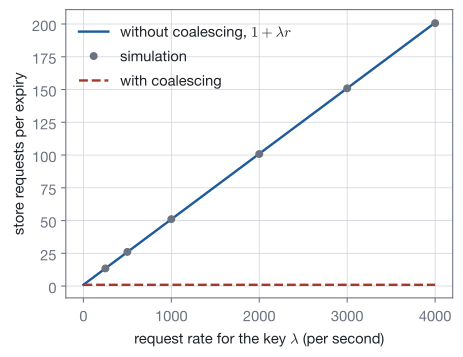

The Python source for this figure:
"""Store requests caused by one expiry of a key against its request rate, for a regeneration time of 50 ms: without
coalescing, the formula 1 + lambda r and seeded simulations of Poisson arrivals; with coalescing, one."""
import os
import sys

sys.path.insert(0, os.path.join(os.path.dirname(os.path.abspath(__file__)), "..", "..", "..", "_filters"))
from figstyle import *  # noqa: E402,F403

import numpy as np  # noqa: E402

r = 0.05
rng = np.random.default_rng(3)
lam = np.linspace(0, 4000, 200)
fig, ax = plt.subplots(figsize=(5.2, 3.9))
ax.plot(lam, 1 + lam * r, color=ACCENT, lw=1.8, label=r"without coalescing, $1 + \lambda r$")
pts = [250, 500, 1000, 2000, 3000, 4000]
ax.plot(pts, [1 + rng.poisson(x * r, 5000).mean() for x in pts], "o", color=MUTED, ms=5, label="simulation")
ax.plot(lam, np.ones_like(lam), color=STATEMENT, lw=1.8, ls="--", label="with coalescing")
ax.set_xlabel(r"request rate for the key $\lambda$ (per second)")
ax.set_ylabel("store requests per expiry")
ax.grid(True, color=GRID, lw=0.6)
ax.legend(frameon=False, loc="upper left")
save_figure(fig, "stampede")
